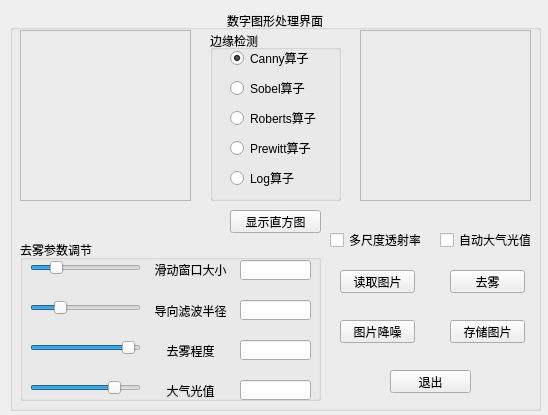
<?xml version="1.0" encoding="UTF-8"?>
<ui version="4.0">
 <class>MainWindow</class>
 <widget class="QMainWindow" name="MainWindow">
  <property name="geometry">
   <rect>
    <x>0</x>
    <y>0</y>
    <width>548</width>
    <height>415</height>
   </rect>
  </property>
  <property name="minimumSize">
   <size>
    <width>509</width>
    <height>399</height>
   </size>
  </property>
  <property name="maximumSize">
   <size>
    <width>548</width>
    <height>439</height>
   </size>
  </property>
  <property name="windowTitle">
   <string>DIPGUI</string>
  </property>
  <property name="windowOpacity">
   <double>0.950000000000000</double>
  </property>
  <widget class="QWidget" name="centralwidget">
   <widget class="QGroupBox" name="mainBox">
    <property name="geometry">
     <rect>
      <x>10</x>
      <y>10</y>
      <width>531</width>
      <height>401</height>
     </rect>
    </property>
    <property name="minimumSize">
     <size>
      <width>531</width>
      <height>401</height>
     </size>
    </property>
    <property name="maximumSize">
     <size>
      <width>531</width>
      <height>401</height>
     </size>
    </property>
    <property name="title">
     <string>数字图形处理界面</string>
    </property>
    <property name="alignment">
     <set>Qt::AlignCenter</set>
    </property>
    <property name="checkable">
     <bool>false</bool>
    </property>
    <widget class="QGroupBox" name="edgeBox">
     <property name="geometry">
      <rect>
       <x>200</x>
       <y>20</y>
       <width>131</width>
       <height>171</height>
      </rect>
     </property>
     <property name="minimumSize">
      <size>
       <width>131</width>
       <height>171</height>
      </size>
     </property>
     <property name="maximumSize">
      <size>
       <width>131</width>
       <height>171</height>
      </size>
     </property>
     <property name="title">
      <string>边缘检测</string>
     </property>
     <property name="alignment">
      <set>Qt::AlignLeading|Qt::AlignLeft|Qt::AlignVCenter</set>
     </property>
     <widget class="QRadioButton" name="cannyButton">
      <property name="geometry">
       <rect>
        <x>20</x>
        <y>20</y>
        <width>89</width>
        <height>16</height>
       </rect>
      </property>
      <property name="minimumSize">
       <size>
        <width>89</width>
        <height>16</height>
       </size>
      </property>
      <property name="maximumSize">
       <size>
        <width>89</width>
        <height>16</height>
       </size>
      </property>
      <property name="text">
       <string>Canny算子</string>
      </property>
      <property name="checked">
       <bool>true</bool>
      </property>
     </widget>
     <widget class="QRadioButton" name="sobelButton">
      <property name="geometry">
       <rect>
        <x>20</x>
        <y>50</y>
        <width>89</width>
        <height>16</height>
       </rect>
      </property>
      <property name="minimumSize">
       <size>
        <width>89</width>
        <height>16</height>
       </size>
      </property>
      <property name="maximumSize">
       <size>
        <width>89</width>
        <height>16</height>
       </size>
      </property>
      <property name="text">
       <string>Sobel算子</string>
      </property>
      <property name="checked">
       <bool>false</bool>
      </property>
     </widget>
     <widget class="QRadioButton" name="robertsButton">
      <property name="geometry">
       <rect>
        <x>20</x>
        <y>80</y>
        <width>89</width>
        <height>16</height>
       </rect>
      </property>
      <property name="minimumSize">
       <size>
        <width>89</width>
        <height>16</height>
       </size>
      </property>
      <property name="maximumSize">
       <size>
        <width>89</width>
        <height>16</height>
       </size>
      </property>
      <property name="text">
       <string>Roberts算子</string>
      </property>
     </widget>
     <widget class="QRadioButton" name="prewittButton">
      <property name="geometry">
       <rect>
        <x>20</x>
        <y>110</y>
        <width>89</width>
        <height>16</height>
       </rect>
      </property>
      <property name="minimumSize">
       <size>
        <width>89</width>
        <height>16</height>
       </size>
      </property>
      <property name="maximumSize">
       <size>
        <width>89</width>
        <height>16</height>
       </size>
      </property>
      <property name="text">
       <string>Prewitt算子</string>
      </property>
     </widget>
     <widget class="QRadioButton" name="logButton">
      <property name="geometry">
       <rect>
        <x>20</x>
        <y>140</y>
        <width>89</width>
        <height>16</height>
       </rect>
      </property>
      <property name="minimumSize">
       <size>
        <width>89</width>
        <height>16</height>
       </size>
      </property>
      <property name="maximumSize">
       <size>
        <width>89</width>
        <height>16</height>
       </size>
      </property>
      <property name="text">
       <string>Log算子</string>
      </property>
     </widget>
    </widget>
    <widget class="QPushButton" name="histogramButton">
     <property name="geometry">
      <rect>
       <x>220</x>
       <y>200</y>
       <width>91</width>
       <height>23</height>
      </rect>
     </property>
     <property name="minimumSize">
      <size>
       <width>91</width>
       <height>23</height>
      </size>
     </property>
     <property name="maximumSize">
      <size>
       <width>91</width>
       <height>23</height>
      </size>
     </property>
     <property name="text">
      <string>显示直方图</string>
     </property>
    </widget>
    <widget class="QPushButton" name="loadpicButton">
     <property name="geometry">
      <rect>
       <x>330</x>
       <y>260</y>
       <width>75</width>
       <height>23</height>
      </rect>
     </property>
     <property name="minimumSize">
      <size>
       <width>75</width>
       <height>23</height>
      </size>
     </property>
     <property name="maximumSize">
      <size>
       <width>75</width>
       <height>23</height>
      </size>
     </property>
     <property name="text">
      <string>读取图片</string>
     </property>
    </widget>
    <widget class="QPushButton" name="defoggingButton">
     <property name="geometry">
      <rect>
       <x>440</x>
       <y>260</y>
       <width>75</width>
       <height>23</height>
      </rect>
     </property>
     <property name="minimumSize">
      <size>
       <width>75</width>
       <height>23</height>
      </size>
     </property>
     <property name="maximumSize">
      <size>
       <width>75</width>
       <height>23</height>
      </size>
     </property>
     <property name="text">
      <string>去雾</string>
     </property>
    </widget>
    <widget class="QGroupBox" name="defoggingBox">
     <property name="geometry">
      <rect>
       <x>10</x>
       <y>230</y>
       <width>301</width>
       <height>161</height>
      </rect>
     </property>
     <property name="minimumSize">
      <size>
       <width>301</width>
       <height>161</height>
      </size>
     </property>
     <property name="maximumSize">
      <size>
       <width>301</width>
       <height>161</height>
      </size>
     </property>
     <property name="title">
      <string>去雾参数调节</string>
     </property>
     <widget class="QSlider" name="horizontalSlider_1">
      <property name="geometry">
       <rect>
        <x>10</x>
        <y>20</y>
        <width>111</width>
        <height>16</height>
       </rect>
      </property>
      <property name="minimumSize">
       <size>
        <width>111</width>
        <height>16</height>
       </size>
      </property>
      <property name="maximumSize">
       <size>
        <width>111</width>
        <height>16</height>
       </size>
      </property>
      <property name="minimum">
       <number>0</number>
      </property>
      <property name="maximum">
       <number>256</number>
      </property>
      <property name="value">
       <number>50</number>
      </property>
      <property name="orientation">
       <enum>Qt::Horizontal</enum>
      </property>
      <property name="invertedAppearance">
       <bool>false</bool>
      </property>
      <property name="invertedControls">
       <bool>false</bool>
      </property>
      <property name="tickPosition">
       <enum>QSlider::NoTicks</enum>
      </property>
     </widget>
     <widget class="QSlider" name="horizontalSlider_2">
      <property name="geometry">
       <rect>
        <x>10</x>
        <y>60</y>
        <width>111</width>
        <height>16</height>
       </rect>
      </property>
      <property name="minimumSize">
       <size>
        <width>111</width>
        <height>16</height>
       </size>
      </property>
      <property name="maximumSize">
       <size>
        <width>111</width>
        <height>16</height>
       </size>
      </property>
      <property name="maximum">
       <number>320</number>
      </property>
      <property name="value">
       <number>75</number>
      </property>
      <property name="tracking">
       <bool>true</bool>
      </property>
      <property name="orientation">
       <enum>Qt::Horizontal</enum>
      </property>
      <property name="tickPosition">
       <enum>QSlider::NoTicks</enum>
      </property>
     </widget>
     <widget class="QSlider" name="horizontalSlider_3">
      <property name="geometry">
       <rect>
        <x>10</x>
        <y>100</y>
        <width>111</width>
        <height>16</height>
       </rect>
      </property>
      <property name="minimumSize">
       <size>
        <width>111</width>
        <height>16</height>
       </size>
      </property>
      <property name="maximumSize">
       <size>
        <width>111</width>
        <height>16</height>
       </size>
      </property>
      <property name="maximum">
       <number>100</number>
      </property>
      <property name="pageStep">
       <number>10</number>
      </property>
      <property name="value">
       <number>95</number>
      </property>
      <property name="orientation">
       <enum>Qt::Horizontal</enum>
      </property>
     </widget>
     <widget class="QSlider" name="horizontalSlider_4">
      <property name="geometry">
       <rect>
        <x>10</x>
        <y>140</y>
        <width>111</width>
        <height>16</height>
       </rect>
      </property>
      <property name="minimumSize">
       <size>
        <width>111</width>
        <height>16</height>
       </size>
      </property>
      <property name="maximumSize">
       <size>
        <width>111</width>
        <height>16</height>
       </size>
      </property>
      <property name="maximum">
       <number>250</number>
      </property>
      <property name="value">
       <number>200</number>
      </property>
      <property name="orientation">
       <enum>Qt::Horizontal</enum>
      </property>
     </widget>
     <widget class="QLabel" name="label_1">
      <property name="geometry">
       <rect>
        <x>120</x>
        <y>20</y>
        <width>101</width>
        <height>21</height>
       </rect>
      </property>
      <property name="minimumSize">
       <size>
        <width>101</width>
        <height>21</height>
       </size>
      </property>
      <property name="maximumSize">
       <size>
        <width>101</width>
        <height>21</height>
       </size>
      </property>
      <property name="text">
       <string>&lt;html&gt;&lt;head/&gt;&lt;body&gt;&lt;p align=&quot;center&quot;&gt;滑动窗口大小&lt;/p&gt;&lt;/body&gt;&lt;/html&gt;</string>
      </property>
     </widget>
     <widget class="QLabel" name="label_2">
      <property name="geometry">
       <rect>
        <x>120</x>
        <y>60</y>
        <width>101</width>
        <height>21</height>
       </rect>
      </property>
      <property name="minimumSize">
       <size>
        <width>101</width>
        <height>21</height>
       </size>
      </property>
      <property name="maximumSize">
       <size>
        <width>101</width>
        <height>21</height>
       </size>
      </property>
      <property name="text">
       <string>导向滤波半径</string>
      </property>
      <property name="scaledContents">
       <bool>false</bool>
      </property>
      <property name="alignment">
       <set>Qt::AlignCenter</set>
      </property>
     </widget>
     <widget class="QLabel" name="label_3">
      <property name="geometry">
       <rect>
        <x>130</x>
        <y>100</y>
        <width>81</width>
        <height>21</height>
       </rect>
      </property>
      <property name="minimumSize">
       <size>
        <width>81</width>
        <height>21</height>
       </size>
      </property>
      <property name="maximumSize">
       <size>
        <width>81</width>
        <height>21</height>
       </size>
      </property>
      <property name="text">
       <string>去雾程度</string>
      </property>
      <property name="alignment">
       <set>Qt::AlignCenter</set>
      </property>
     </widget>
     <widget class="QLabel" name="label_4">
      <property name="geometry">
       <rect>
        <x>130</x>
        <y>140</y>
        <width>81</width>
        <height>21</height>
       </rect>
      </property>
      <property name="minimumSize">
       <size>
        <width>81</width>
        <height>21</height>
       </size>
      </property>
      <property name="maximumSize">
       <size>
        <width>81</width>
        <height>21</height>
       </size>
      </property>
      <property name="text">
       <string>大气光值</string>
      </property>
      <property name="alignment">
       <set>Qt::AlignCenter</set>
      </property>
     </widget>
     <widget class="QLineEdit" name="lineEdit_1">
      <property name="geometry">
       <rect>
        <x>220</x>
        <y>20</y>
        <width>71</width>
        <height>20</height>
       </rect>
      </property>
      <property name="minimumSize">
       <size>
        <width>61</width>
        <height>20</height>
       </size>
      </property>
      <property name="maximumSize">
       <size>
        <width>71</width>
        <height>20</height>
       </size>
      </property>
      <property name="text">
       <string/>
      </property>
      <property name="alignment">
       <set>Qt::AlignCenter</set>
      </property>
      <property name="clearButtonEnabled">
       <bool>false</bool>
      </property>
     </widget>
     <widget class="QLineEdit" name="lineEdit_2">
      <property name="geometry">
       <rect>
        <x>220</x>
        <y>60</y>
        <width>71</width>
        <height>20</height>
       </rect>
      </property>
      <property name="minimumSize">
       <size>
        <width>61</width>
        <height>20</height>
       </size>
      </property>
      <property name="maximumSize">
       <size>
        <width>71</width>
        <height>20</height>
       </size>
      </property>
      <property name="alignment">
       <set>Qt::AlignCenter</set>
      </property>
     </widget>
     <widget class="QLineEdit" name="lineEdit_3">
      <property name="geometry">
       <rect>
        <x>220</x>
        <y>100</y>
        <width>71</width>
        <height>20</height>
       </rect>
      </property>
      <property name="minimumSize">
       <size>
        <width>61</width>
        <height>20</height>
       </size>
      </property>
      <property name="maximumSize">
       <size>
        <width>71</width>
        <height>20</height>
       </size>
      </property>
      <property name="alignment">
       <set>Qt::AlignCenter</set>
      </property>
     </widget>
     <widget class="QLineEdit" name="lineEdit_4">
      <property name="geometry">
       <rect>
        <x>220</x>
        <y>140</y>
        <width>71</width>
        <height>20</height>
       </rect>
      </property>
      <property name="minimumSize">
       <size>
        <width>61</width>
        <height>20</height>
       </size>
      </property>
      <property name="maximumSize">
       <size>
        <width>71</width>
        <height>20</height>
       </size>
      </property>
      <property name="alignment">
       <set>Qt::AlignCenter</set>
      </property>
     </widget>
    </widget>
    <widget class="QPushButton" name="savepicButton">
     <property name="geometry">
      <rect>
       <x>440</x>
       <y>310</y>
       <width>75</width>
       <height>23</height>
      </rect>
     </property>
     <property name="minimumSize">
      <size>
       <width>75</width>
       <height>23</height>
      </size>
     </property>
     <property name="maximumSize">
      <size>
       <width>75</width>
       <height>23</height>
      </size>
     </property>
     <property name="text">
      <string>存储图片</string>
     </property>
    </widget>
    <widget class="QPushButton" name="exitButton">
     <property name="geometry">
      <rect>
       <x>380</x>
       <y>360</y>
       <width>81</width>
       <height>23</height>
      </rect>
     </property>
     <property name="minimumSize">
      <size>
       <width>81</width>
       <height>23</height>
      </size>
     </property>
     <property name="maximumSize">
      <size>
       <width>81</width>
       <height>23</height>
      </size>
     </property>
     <property name="text">
      <string>退出</string>
     </property>
    </widget>
    <widget class="QLabel" name="originalView">
     <property name="geometry">
      <rect>
       <x>10</x>
       <y>20</y>
       <width>171</width>
       <height>171</height>
      </rect>
     </property>
     <property name="minimumSize">
      <size>
       <width>171</width>
       <height>171</height>
      </size>
     </property>
     <property name="maximumSize">
      <size>
       <width>171</width>
       <height>171</height>
      </size>
     </property>
     <property name="frameShape">
      <enum>QFrame::StyledPanel</enum>
     </property>
     <property name="text">
      <string/>
     </property>
     <property name="wordWrap">
      <bool>false</bool>
     </property>
    </widget>
    <widget class="QLabel" name="handledView">
     <property name="geometry">
      <rect>
       <x>350</x>
       <y>20</y>
       <width>171</width>
       <height>171</height>
      </rect>
     </property>
     <property name="minimumSize">
      <size>
       <width>171</width>
       <height>171</height>
      </size>
     </property>
     <property name="maximumSize">
      <size>
       <width>171</width>
       <height>171</height>
      </size>
     </property>
     <property name="frameShape">
      <enum>QFrame::StyledPanel</enum>
     </property>
     <property name="frameShadow">
      <enum>QFrame::Plain</enum>
     </property>
     <property name="text">
      <string/>
     </property>
    </widget>
    <widget class="QCheckBox" name="autoCheck">
     <property name="geometry">
      <rect>
       <x>430</x>
       <y>220</y>
       <width>91</width>
       <height>20</height>
      </rect>
     </property>
     <property name="sizePolicy">
      <sizepolicy hsizetype="Fixed" vsizetype="Fixed">
       <horstretch>0</horstretch>
       <verstretch>0</verstretch>
      </sizepolicy>
     </property>
     <property name="minimumSize">
      <size>
       <width>91</width>
       <height>20</height>
      </size>
     </property>
     <property name="maximumSize">
      <size>
       <width>91</width>
       <height>20</height>
      </size>
     </property>
     <property name="layoutDirection">
      <enum>Qt::LeftToRight</enum>
     </property>
     <property name="text">
      <string>自动大气光值</string>
     </property>
     <property name="checkable">
      <bool>true</bool>
     </property>
     <property name="checked">
      <bool>false</bool>
     </property>
     <property name="tristate">
      <bool>false</bool>
     </property>
    </widget>
    <widget class="QCheckBox" name="multiCheck">
     <property name="geometry">
      <rect>
       <x>320</x>
       <y>220</y>
       <width>91</width>
       <height>20</height>
      </rect>
     </property>
     <property name="minimumSize">
      <size>
       <width>91</width>
       <height>20</height>
      </size>
     </property>
     <property name="maximumSize">
      <size>
       <width>91</width>
       <height>20</height>
      </size>
     </property>
     <property name="text">
      <string>多尺度透射率</string>
     </property>
    </widget>
    <widget class="QPushButton" name="denoiseButton">
     <property name="geometry">
      <rect>
       <x>330</x>
       <y>310</y>
       <width>75</width>
       <height>23</height>
      </rect>
     </property>
     <property name="minimumSize">
      <size>
       <width>75</width>
       <height>23</height>
      </size>
     </property>
     <property name="maximumSize">
      <size>
       <width>75</width>
       <height>23</height>
      </size>
     </property>
     <property name="text">
      <string>图片降噪</string>
     </property>
    </widget>
   </widget>
  </widget>
 </widget>
 <resources/>
 <connections/>
</ui>
